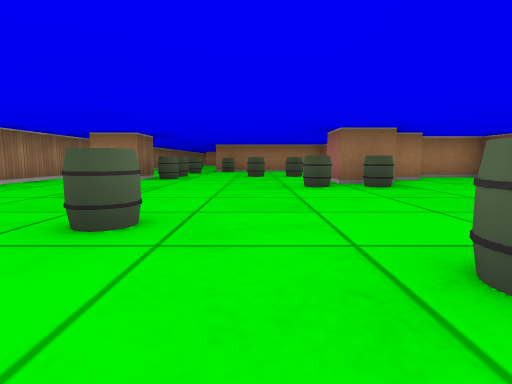
[1] (above)

16 first-person views from a walk through a cub3D level. The camera is about half as high as the walls, tilts 6° down and sees 80° across. The floor is counted in squares. Each view is taken from the middle of a square. On the plan, view 1 faces up. The plan holds only what a view shows up to about 9 squares ahead; the rest is blank.

[2]
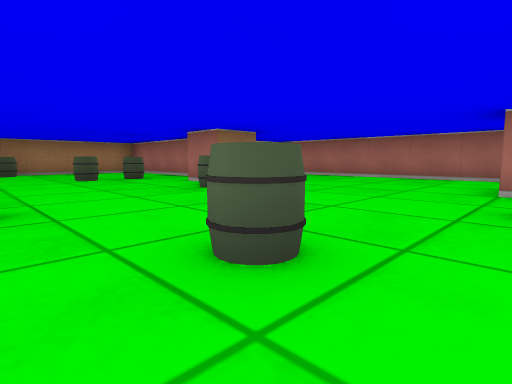

[3]
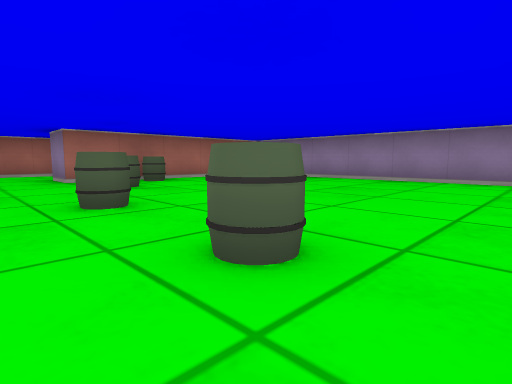

[4]
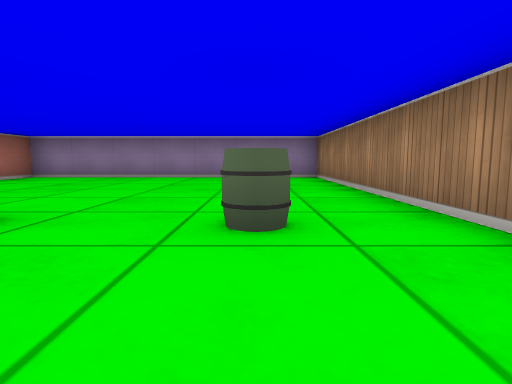

[5]
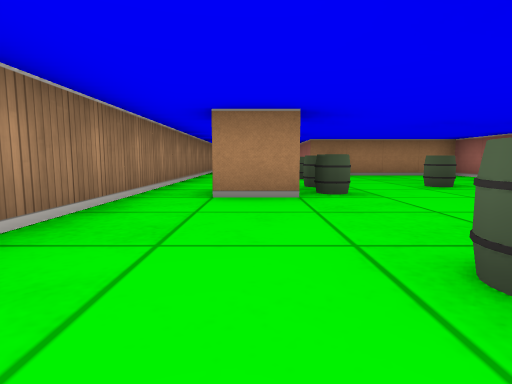

[6]
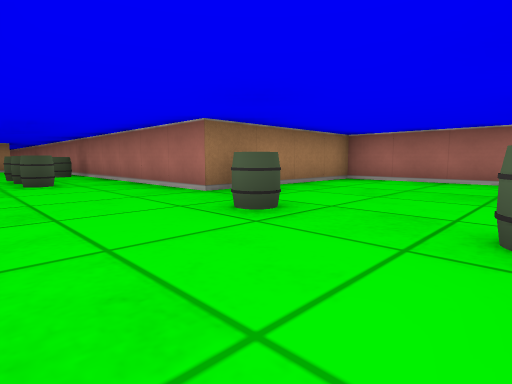

[7]
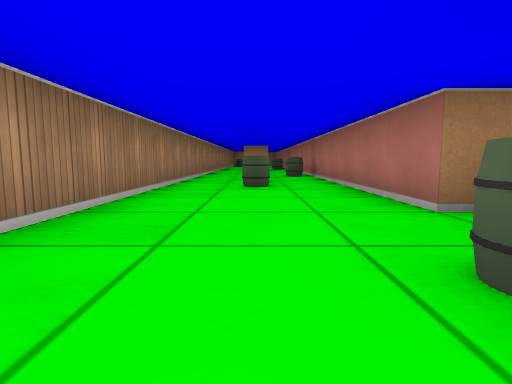

[8]
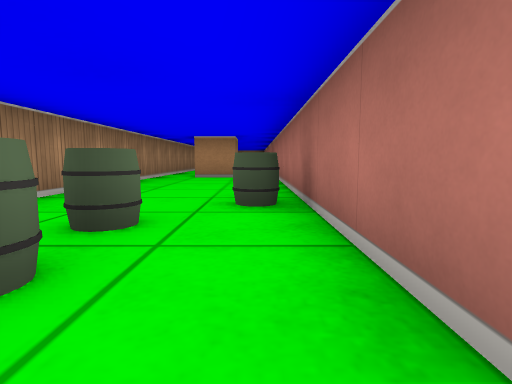

[9]
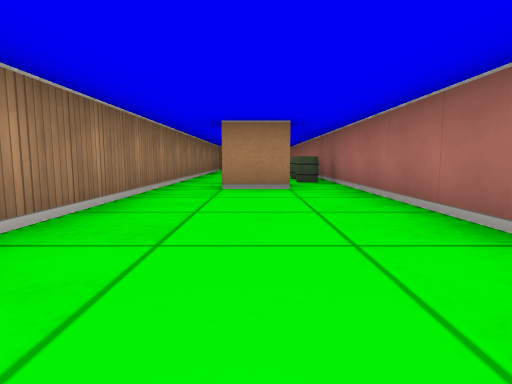

[10]
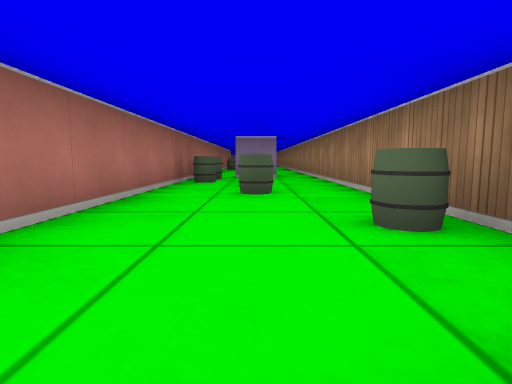

[11]
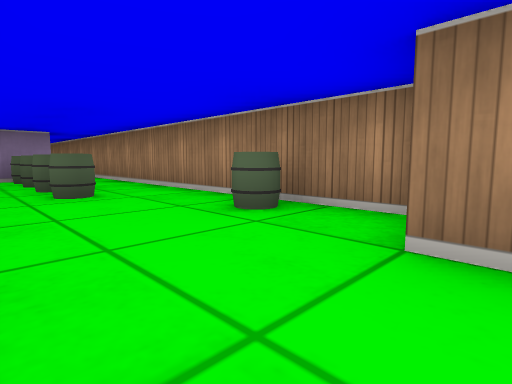

[12]
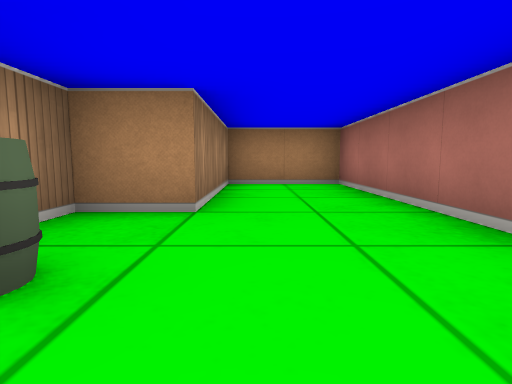

[13]
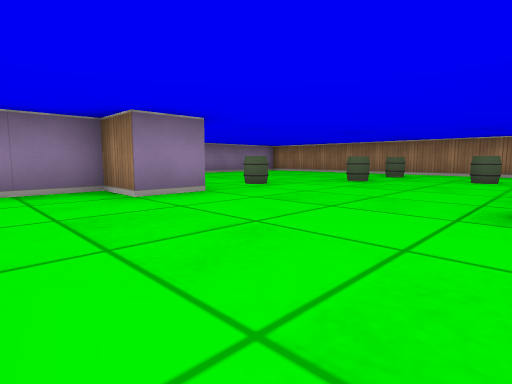

[14]
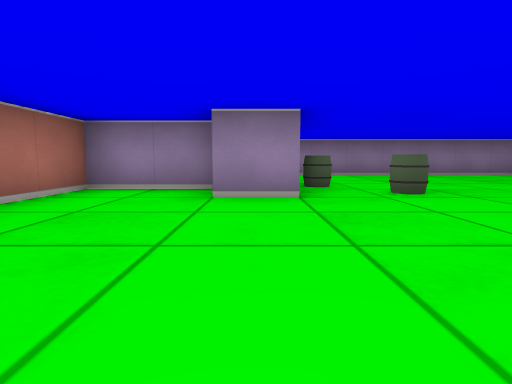

[15]
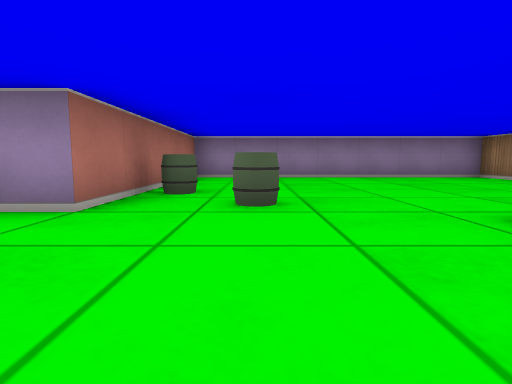

[16]
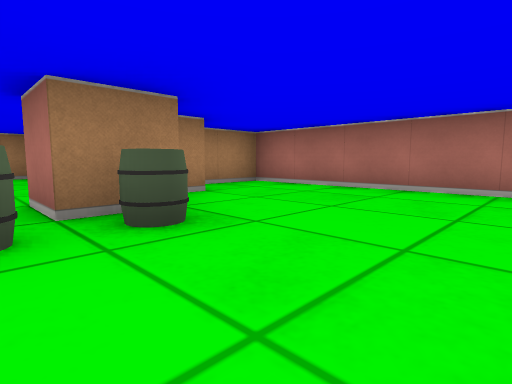

### Floor plan
Points are (right, up) in squares from view 1. A wall is a line through its corners. A room is listed if a view was taken in it or the views show most of it. See-through windows are left out.
Room 1 (views 1, 2, 3, 4, 5, 6, 7, 8, 9, 10, 11, 12, 13, 14, 15, 16)
walls: (-2.5, 7.5) (-2.5, 6.5) (-3.5, 6.5); (2.5, 8) (2.5, 11.5) (-1.5, 11.5) (-1.5, 32.5) (-3.5, 32.5) (-3.5, 29.5) (-4.5, 29.5) (-4.5, -3.5) (2.5, -3.5) (2.5, 1.5) (3.5, 1.5) (3.5, 0.5) (5.5, 0.5) (5.5, 7.5) (4, 7.5); (2.6, 5.5) (1.5, 5.5) (1.5, 6.5); (3.6, 6.5) (2.9, 6.5); (-2.4, 21.5) (-3.5, 21.5); (-3.6, 22.5) (-2.5, 22.5)
objects: barrel (-4, 28); barrel (-3, 2); barrel (-3, 14); barrel (-3, 15); barrel (-3, 16); barrel (-3, 23); barrel (-3, 24); barrel (-3, 25); barrel (-3, 26); barrel (-2, 4); barrel (-2, 7); barrel (-2, 8); barrel (-2, 10); barrel (-2, 17); barrel (-2, 23); barrel (-2, 24); barrel (-1, 2); barrel (-1, 11); barrel (0, 8); barrel (1, 1); barrel (1, 5); barrel (1, 8); barrel (2, 0); barrel (2, 5)

Positions as (right, up) in squares from view 1, and headings:
1: (0, 0), facing up
2: (-2, 1), facing up-right
3: (-4, 3), facing down-right
4: (-3, 4), facing down
5: (-3, 3), facing up
6: (-4, 8), facing up-right
7: (-3, 9), facing up
8: (-2, 14), facing up
9: (-3, 17), facing up
10: (-3, 30), facing down
11: (-2, 30), facing down-left
12: (-3, 27), facing up
13: (5, 5), facing down-left
14: (3, 5), facing down
15: (1, 4), facing down
16: (1, 3), facing up-right
